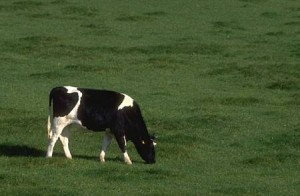
%> input picture exercise9/code/cow.jpg, 300 x 196 px
$ octave exercise6.m   (GNU Octave 9; MATLAB toolbox functions it lacks are replaced by stand-ins)
%> lines starting %> are read from the running program, lines starting %| are printed output that depends on the picture
### exercise9/code/meanshiftSeg.m
function [map, peaks] = meanshiftSeg(img)
    r = 0.03;

    [h, w, c] = size(img);
    X = reshape(img, [h*w, c]);
    X = double(X) / 256;
    size(X)
    [mapP, peaks] = mean_shift(X, r);
    map = reshape(mapP, [h, w]);
%     [map, peaks] = mean_shift(X, r)
end

### exercise9/code/mean_shift.m
function [ map, peaks ] = mean_shift( X, r )
%mean_shift Mean-shift algorithm
%
    DEBUG = true;
    nPoints = size(X, 1);

    % Compute the peaks for each point
    peaks = zeros(nPoints, 3);
    for i = 1:nPoints
        peaks(i,:) = find_peak(X, X(i,:), r);
    end

    % Merge the peaks closer a distance less than r/2
    if DEBUG
        figure, plot3(X(:,1), X(:,2), X(:,3), '.r',...
            peaks(:,1), peaks(:,2), peaks(:,3), 'xg');
    end

    map = zeros(size(X,1), 1);
    peaks = 0;

end

### exercise9/code/find_peak.m
function [ peak ] = find_peak( X, x_l, r )
%FIND_PEAK Find the peak of the density function for the given pixel
%   X is the density function
%   x_l pixel information
%   r radius
    DEBUG = false;
    n_points = size(X, 1);

    if DEBUG
        figure, plot3(X(:,1), X(:,2), X(:,3), '.r');
    end
    th = 0.005;
    x_p = x_l;

    while true
        if DEBUG
            hold on, plot3(x_p(1), x_p(2), x_p(3), 'gx');
        end
        x_r = repmat(x_l, [n_points, 1]);
        d = sum((X-x_r).^2, 2);
        x_l = mean(X(d<=r^2,:), 1);

        if (x_p - x_l) * (x_p - x_l)' < th^2
            break
        end

        if DEBUG
            plot3([x_p(1), x_l(1)],...
                [x_p(2), x_l(2)],...
                [x_p(3), x_l(3)], '-b');
        end
        x_p = x_l;

    end
    peak = x_l;
end

### exercise9/code/EM.m
function [map, cluster] = EM(img)

    K = 5;
    tol = 0.0002;

    % Flat all the pixels and normalize values to scale [0, 1]
    [h, w, c] = size(img);
    X = reshape(img, [h*w, c]);
    X = double(X) / 256;
    L = size(X, 1);

    % Generate mu
    mu = generate_mu(X, K);
    % Generate covariance
    var = generate_cov(X, K);
    % Generate alpha
    alpha = 1 / K * ones(1, K);

    % For convergence criteria
    log_lh = 0;
    while true
        % Compute expectation
        [I, P] = expectation(mu, var, alpha, X);
        % Update parameters to maximize probabilities
        [mu, var, alpha] = maximization(I, X);

        % Convergence criterion evaluating log-likelihood
        a_P = repmat(alpha, [L, 1]) .* P;
        l_lh = sum(log(sum(a_P, 2)), 1) / L;
        if abs(l_lh - log_lh) < tol
            break;
        end
        log_lh = l_lh;
    end

    alpha
    mu
    var

    % A final computation of expectation
    [I, ~] = expectation(mu, var, alpha, X);
    % Map all the pixels to its most probable segment
    [~, map] = max(I, [], 2);
    map = reshape(map, [h, w]);
    % Return the cluster centers
    cluster = mu;

end

### exercise9/code/exercise6.m

% load image
img = imread('cow.jpg');
%> img is the input picture: size 196x300x3 uint8; mean R, G, B 68, 84.9, 47.4
% for faster debugging you might want to decrease the size of your image
% (use imresize)
% (especially for the mean-shift part!)

figure, imshow(img), title('original image')

% smooth image (6.1a)
% (replace the following line with your code for the smoothing of the image)
imgSmoothed = imgaussfilt(img, 5., 'FilterSize', [5 5]);
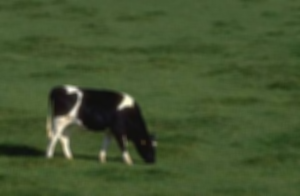
%> imgSmoothed: size 196x300x3 uint8; mean R, G, B 68, 84.9, 47.4; mean of the top-left, top-right, bottom-left and bottom-right quarters 69.9, 68.5, 63.2, 65.3
figure, imshow(imgSmoothed), title('smoothed image')

%% convert to L*a*b* image (6.1b)
% (replace the folliwing line with your code to convert the image to Lab
% space
imglab = applycform(imgSmoothed, makecform('srgb2lab'));
%> imglab: size 196x300x3 uint8; mean of channels 1, 2, 3 86, 115.8, 147.5
figure, imshow(imglab), title('l*a*b* image')

%% Mean-Shift segmentation (6.2)
imglab = imresize(imglab, [20, 30]);
%> imglab: size 20x30x3 uint8; mean of channels 1, 2, 3 86, 115.8, 147.5
[mapMS, peak] = meanshiftSeg(imglab);
%> in meanshiftSeg, `X = reshape(img, [h*w, c]);`: X = 600 rows, first 12: [86 115 148; 93 115 148; 96 114 149; 98 114 149; 85 113 149; 89 114 149; 92 115 149; 93 114 148; 97 114 148; 101 114 149; 96 114 149; 87 115 151]
%> in meanshiftSeg, `X = double(X) / 256;`: X = 600 rows, first 12: [0.336 0.449 0.578; 0.363 0.449 0.578; 0.375 0.445 0.582; 0.383 0.445 0.582; 0.332 0.441 0.582; 0.348 0.445 0.582; 0.359 0.449 0.582; 0.363 0.445 0.578; 0.379 0.445 0.578; 0.395 0.445 0.582; 0.375 0.445 0.582; 0.34 0.449 0.59]
%> the loop in mean_shift, `for i = 1:nPoints` made 600 passes
%> peak in find_peak on passes 1 to 3: [0.346 0.447 0.582], [0.356 0.447 0.582], [0.357 0.447 0.582]
%> after the loop in mean_shift, `for i = 1:nPoints`: peaks = 600 rows, first 12: [0.346 0.447 0.582; 0.356 0.447 0.582; 0.357 0.447 0.582; 0.357 0.447 0.582; 0.348 0.447 0.582; 0.35 0.447 0.582; 0.356 0.447 0.582; 0.357 0.447 0.582; 0.357 0.447 0.582; 0.357 0.447 0.582; 0.357 0.447 0.582; 0.348 0.447 0.582]
%> in meanshiftSeg, `[mapP, peaks] = mean_shift(X, r);`: mapP = 600 values from 0 to 0; peaks = 0
%> in meanshiftSeg, `map = reshape(mapP, [h, w]);`: map: size 20x30 double; every value is 0
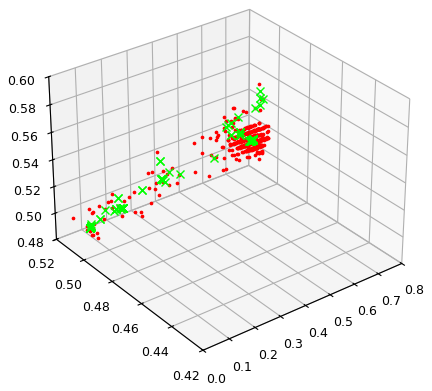
%> figure redrawn from the program's plot data
%> peak = 0
visualizeSegmentationResults (mapMS,peak);
%> (this line was passed over: visualizeSegmentationResults is not available in this run)

%% EM Segmentation (6.3)
[mapEM, cluster] = EM(imglab);
%> in EM, `X = reshape(img, [h*w, c]);`: X = 600 rows, first 12: [86 115 148; 93 115 148; 96 114 149; 98 114 149; 85 113 149; 89 114 149; 92 115 149; 93 114 148; 97 114 148; 101 114 149; 96 114 149; 87 115 151]
%> in EM, `X = double(X) / 256;`: X = 600 rows, first 12: [0.336 0.449 0.578; 0.363 0.449 0.578; 0.375 0.445 0.582; 0.383 0.445 0.582; 0.332 0.441 0.582; 0.348 0.445 0.582; 0.359 0.449 0.582; 0.363 0.445 0.578; 0.379 0.445 0.578; 0.395 0.445 0.582; 0.375 0.445 0.582; 0.34 0.449 0.59]
%> the run ends on the next line
